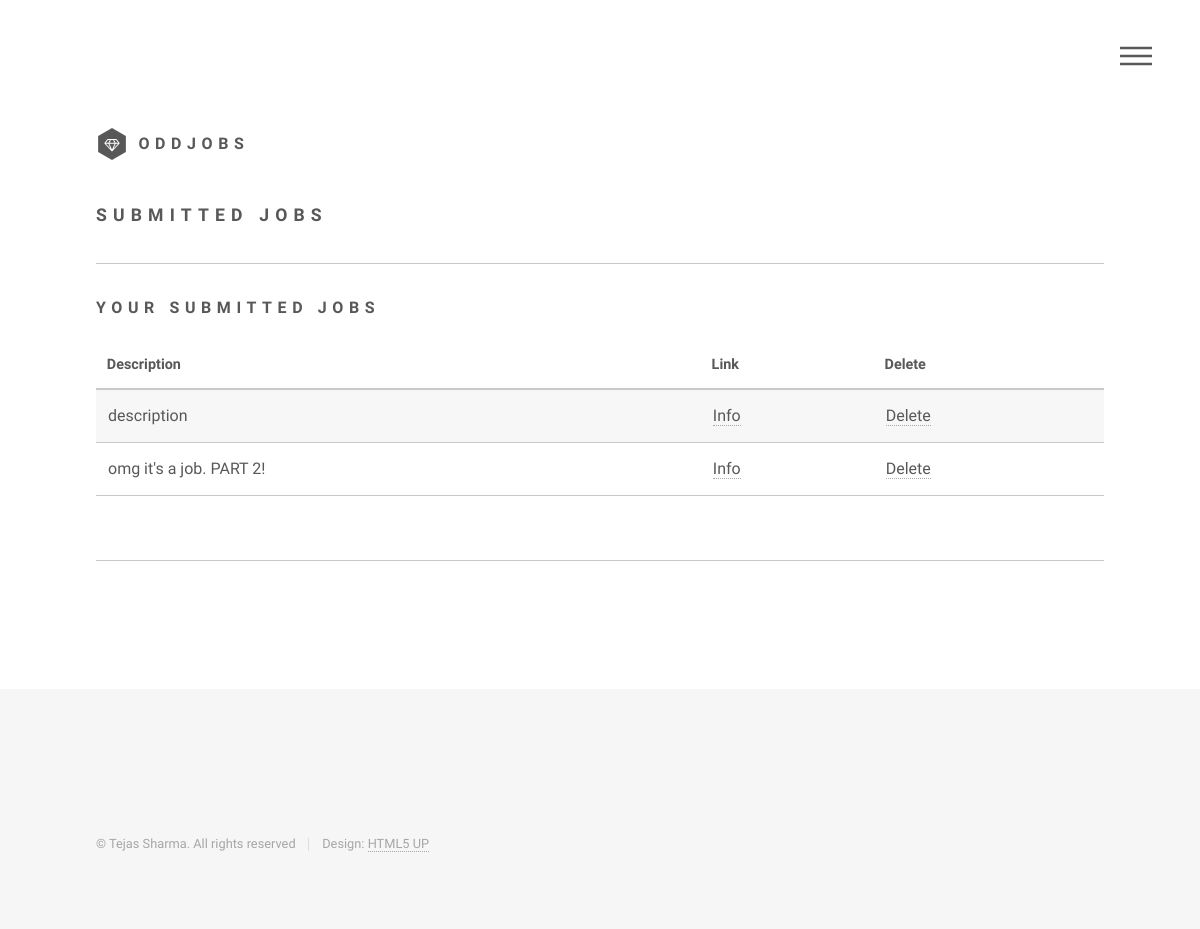
/submitted_jobs (signed in), run on an earlier commit of the app's database.
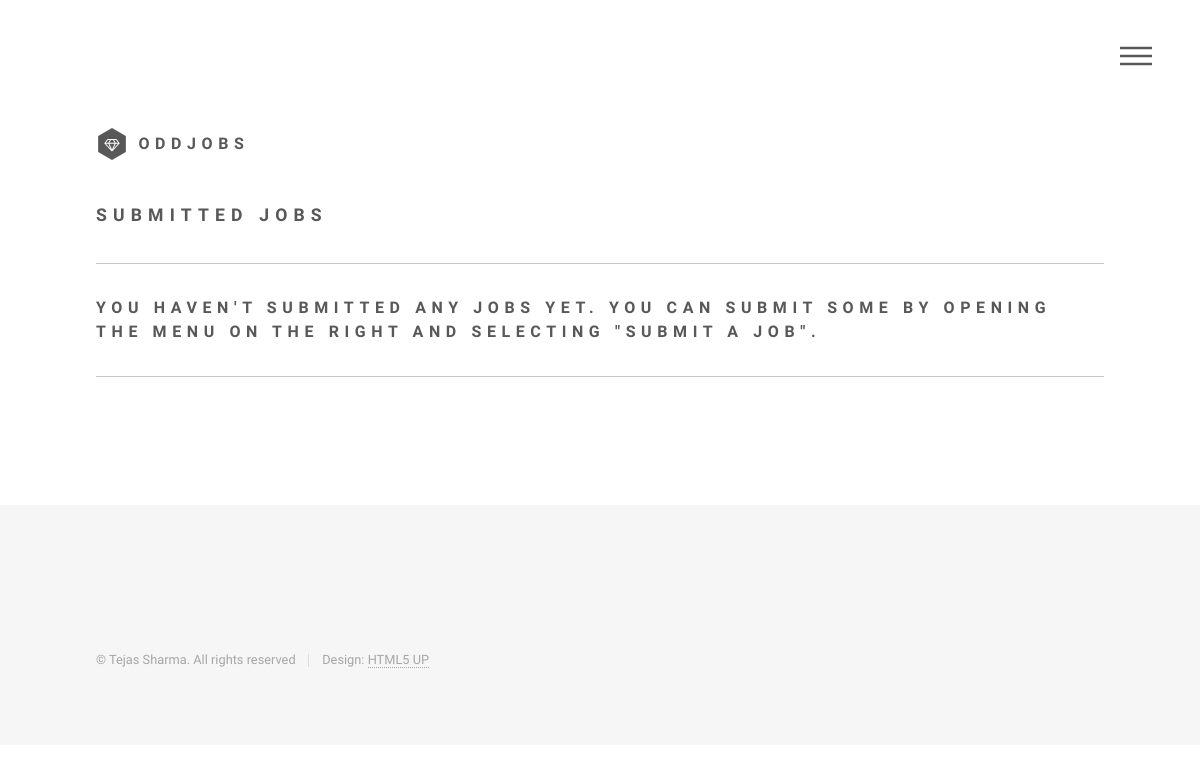
And on a later commit of the database.
### app/models.py (models this page shows, shortened)
class Job(db.Model):
    id = db.Column(db.Integer, primary_key=True, autoincrement=True)
    employer_id = db.Column(db.Integer, db.ForeignKey('user.id'))
    employee_id = db.Column(db.Integer, db.ForeignKey('user.id'))
    description = db.Column(db.String())
    compensation = db.Column(db.String())
    location = db.Column(db.String())
    category_id = db.Column(db.Integer, db.ForeignKey('category.id'))
    group_id = db.Column(db.Integer, db.ForeignKey('group.id'))
    timestamp = db.Column(db.DateTime, default=datetime.datetime.utcnow)
    accept_time = db.Column(db.DateTime, default=None)
    employer = db.relationship('User', foreign_keys=[employer_id], backref='submitted_jobs')
    employee = db.relationship('User', foreign_keys=[employee_id], backref='accepted_jobs')

### app/views.py (the view)
@app.route('/submitted_jobs')
def submitted_jobs():
	user = models.User.query.get(session['user_id']) if 'user_id' in session else None
	if user is None:
		return redirect(url_for('login_required', reason='submitted_jobs'))
	jobs = user.submitted_jobs
	return render_template("submitted_jobs.html",
						   user=user,
						   jobs=jobs,
						   logged_in='user_id' in session)

### app/templates/submitted_jobs.html (shortened to what this page needs)
{% extends "base.html" %}
{% block page_source %}
<div id="main">
    <div class="inner">
        <section>
            <h2>Submitted Jobs</h2>
            <hr />
            {% if jobs %}
            <h3>Your submitted jobs</h3>
            <div class="table-wrapper">
                <table>
                    <thead>
                        <tr>
                            <th>Description</th>
                            <th>Link</th>
                            <th>Delete</th>
                        </tr>
                    </thead>
                    <tbody>
                        {% for job in jobs %}
                        <tr>
                            <td>{{ job.description }}</td>
                            <td><a href="/job_info/{{ job.id }}">Info</a></td>
                            <td><a href="/">Delete</a></td>
                        </tr>
                        {% endfor %}
                    </tbody>
                </table>
            </div>
            {% else %}
            <h3>You haven't submitted any jobs yet. You can submit some by opening the menu on the right and selecting "Submit a Job".<h3>
            {% endif %}
            <hr />
        </section>
    </div>
</div>
{% endblock %}

### app/templates/base.html (shortened to what this page needs)
<!DOCTYPE HTML>
<html>
	<head>
		<link rel="stylesheet" href="/static/css/main.css" />
	</head>
	<body>
			<div id="wrapper">
					<header id="header">
						<div class="inner">
								<a href="/index" class="logo">
									<span class="symbol"><img src="/static/images/logo.svg" alt="" /></span><span class="title">Oddjobs</span>
								</a>
								<nav>
									<ul>
										<li><a href="#menu">Menu</a></li>
									</ul>
								</nav>
						</div>
					</header>
                {% block page_source %}{% endblock %}
					<footer id="footer">
						<div class="inner">
							<ul class="copyright">
								<li>&copy; Tejas Sharma. All rights reserved</li><li>Design: <a href="http://html5up.net">HTML5 UP</a></li>
							</ul>
						</div>
					</footer>
			</div>
	</body>
</html>

What changed in the data, as far as the page shows it:
removed Job: description "description"
removed Job: description "omg it's a job. PART 2!"
Also different on the page:
text no longer shown: "YOUR SUBMITTED JOBS Description Link Delete"
text now shown: "YOU HAVEN'T SUBMITTED ANY JOBS YET. YOU CAN SUBMIT SOME BY OPENING THE MENU ON THE RIGHT AND SELECTING \"SUBMIT A JOB\"."
